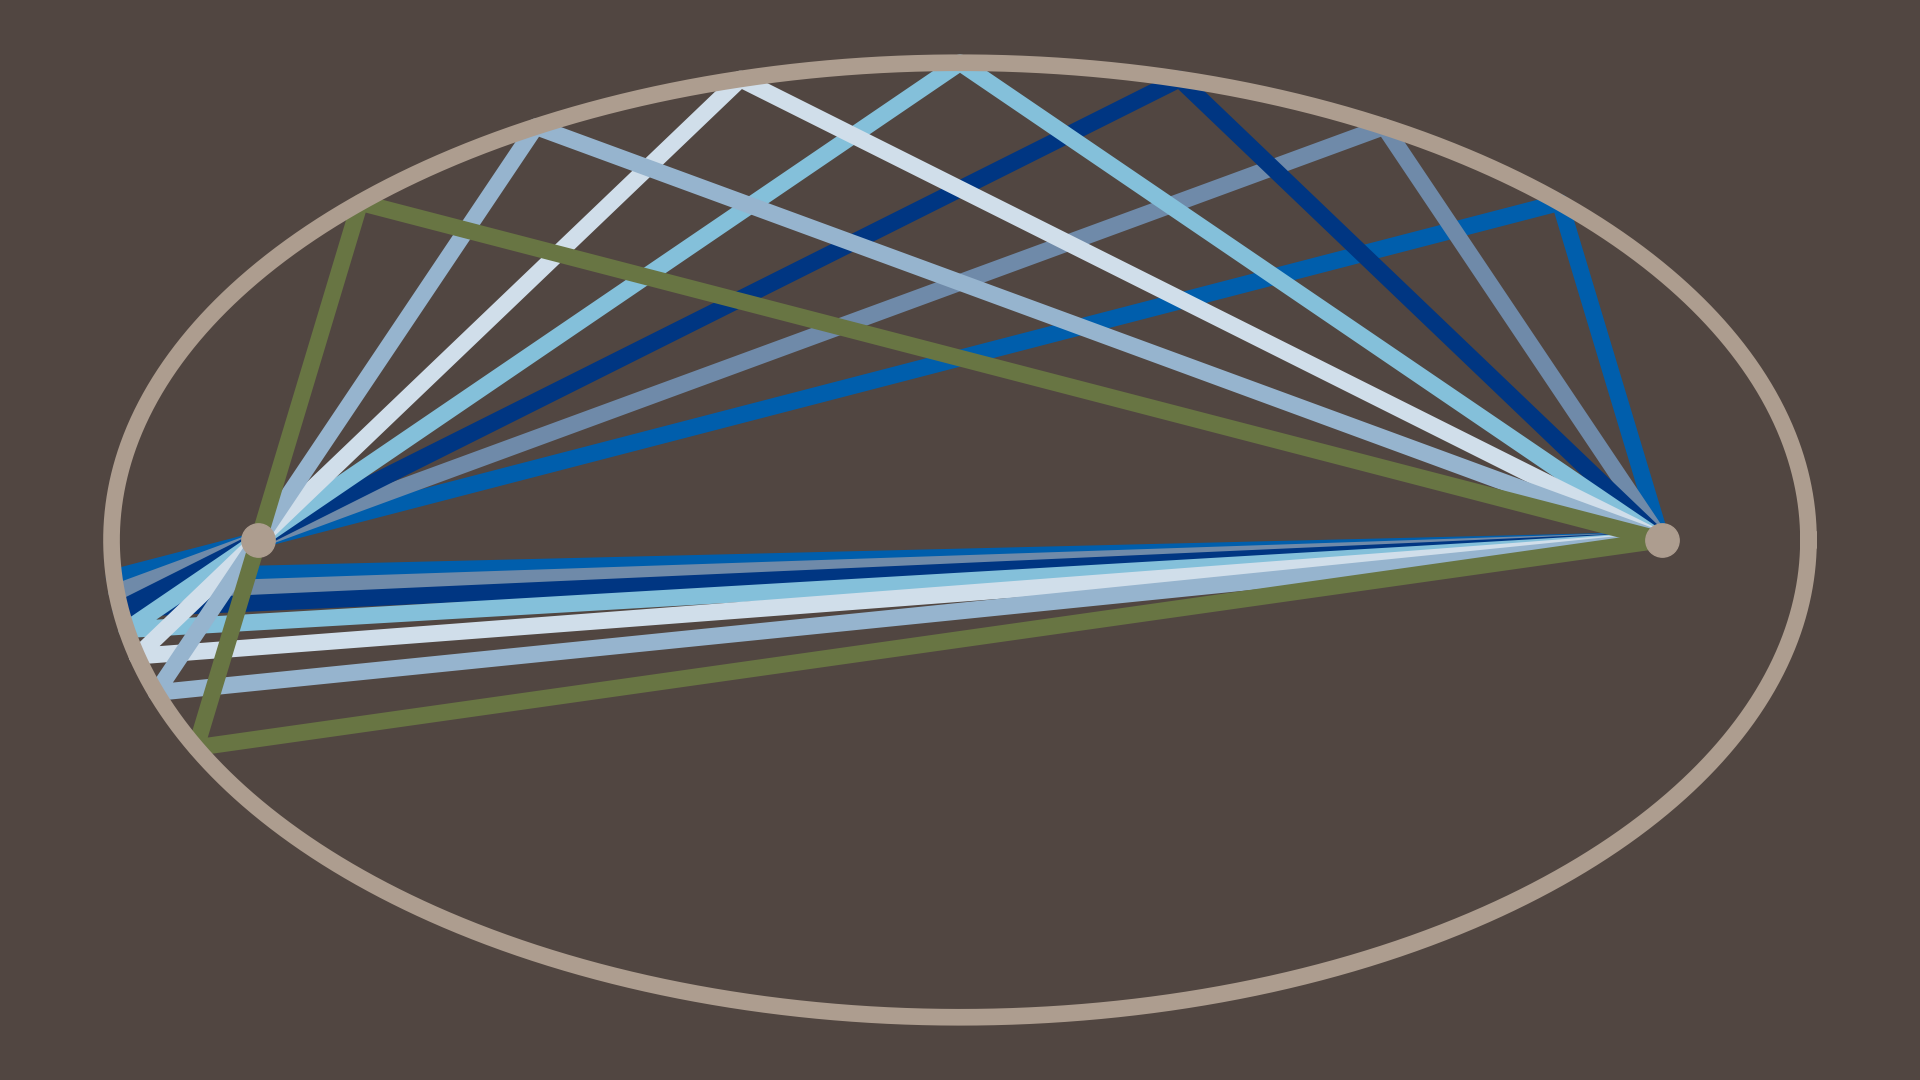

The Python source for this figure:
from pathlib import Path

import matplotlib.pyplot as plt
import numpy as np


def cross_line_ellipse(a: float, b: float, c: float, d: float) -> list[float]:
    """
    x**2/a**2 + y**2/b**2 = 1
    y = d*(x-c)
    """
    if np.isinf(d):
        xp: float = c
        xm: float = c
        yp: float = b*np.sqrt(1-c*c/(a*a))
        ym: float = -yp
    else:
        p: float= 1/(a*a) + d*d/(b*b)
        q: float = -2*c*d*d/(b*b)
        r: float = c*c*d*d/(b*b)-1
        t: float = np.sqrt(q*q-4*p*r)
        xp: float = (-q+t)/(2*p)
        xm: float = (-q-t)/(2*p)
        yp: float = d*(xp-c)
        ym: float = d*(xm-c)
    return [xp, yp, xm, ym]


def main() -> None:
    # config
    fp: Path = Path(__file__).resolve().with_suffix(".png")
    plt.rcParams["figure.dpi"] = 100
    plt.rcParams["figure.figsize"] = [19.2, 10.8]
    # 配色アイディア手帖 29
    colors: list[str] = [
        "#005eac",
        "#6f8aa9",
        "#003682",
        "#84c0da",
        "#d0deea",
        "#96b4ce",
        "#687543",
        "#514641",
        "#ad9d8f",
    ]
    # generate figure
    fig: plt.Figure
    ax: plt.Axes
    fig, ax = plt.subplots()
    # plot
    t: np.ndarray = np.linspace(0, 2*np.pi, 3601, endpoint=True)
    a: float = 16
    b: float = 9
    c: float = np.sqrt(a*a-b*b)
    n: int = 7
    ths: list[float] = [
        np.atan2(b*np.sin(0.5*np.pi+(i-n//2)*np.pi/12), a*np.cos(0.5*np.pi+(i-n//2)*np.pi/12)-c)
        for i in range(n)
    ]
    xp: float
    yp: float
    xm: float
    ym: float
    px: float
    py: float
    lw: float = 12
    for i, th in enumerate(ths):
        d = np.tan(th)
        xp, yp, xm, ym = cross_line_ellipse(a, b, c, d)
        if ym < yp:
            px = xp
            py = yp
        else:
            px = xm
            py = ym
        ax.plot([c, px, -c], [0, py, 0], color=colors[i], linewidth=lw)
        d = (py-0)/(px+c)
        xp, yp, xm, ym = cross_line_ellipse(a, b, -c, d)
        if ym > yp:
            px = xp
            py = yp
        else:
            px = xm
            py = ym
        ax.plot([-c, px, c], [0, py, 0], color=colors[i], linewidth=lw)
        d = (py-0)/(px-c)
    x: np.ndarray = a * np.cos(t)
    y: np.ndarray = b * np.sin(t)
    ax.plot(x, y, linewidth=lw, color=colors[-1])
    ax.plot([c, -c], [0, 0], linestyle="", color=colors[-1], marker="o", markersize=2*lw)
    # arrange
    #ax.set_xlim(-1.1, 1.1)
    #ax.set_ylim(-1.1, 1.1)
    ax.axis("off")
    ax.set_aspect("equal")
    ax.set_facecolor(colors[-2])
    fig.set_facecolor(colors[-2])
    fig.tight_layout()
    # output
    fig.savefig(fp)
    plt.cla()
    plt.clf()
    plt.close(fig)
    return None


if __name__ == "__main__":
    main()
